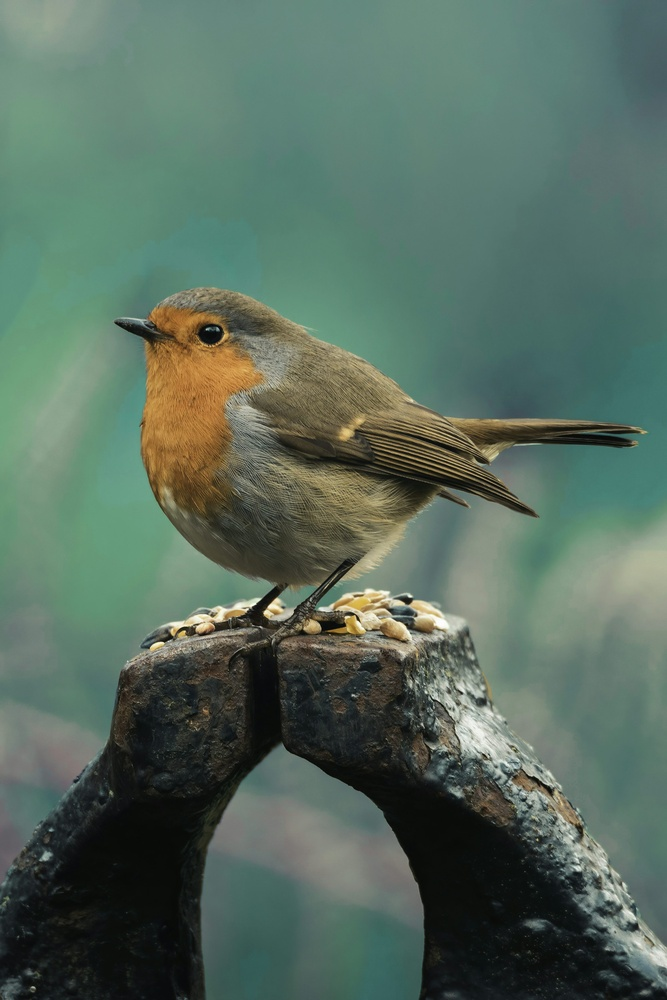
#> input picture images/bird.jpeg, 667 x 1000 px, shrunk from 3000 x 4501 before the run
$ python Activity_1.py   (older library calls are emulated)
#> lines starting #> are read from the running program, lines starting #| are printed output that depends on the picture
import cv2
import numpy as np
import matplotlib.pyplot as plt

# ------------------------------------------------------
# Helper Function: Display image using matplotlib
# ------------------------------------------------------
def display_image(title, image):
    """Displays an image with a given title using matplotlib."""
    plt.figure(figsize=(8, 8))

    # If image has only 2 dimensions, it’s grayscale
    if len(image.shape) == 2:
        plt.imshow(image, cmap='gray')
    else:
        # Convert BGR (OpenCV format) → RGB (matplotlib format)
        plt.imshow(cv2.cvtColor(image, cv2.COLOR_BGR2RGB))

    plt.title(title)
    plt.axis('off')  # Hide the axes
    plt.show()


# ------------------------------------------------------
# Main Function: Interactive Edge Detection & Filtering
# ------------------------------------------------------
def interactive_edge_detection(image_path):
    """Performs different image processing techniques interactively."""
#> called with image_path = '../images/bird.jpeg'

    # Load the image
    image = cv2.imread(image_path)
#> image is the input picture: shape (1000, 667, 3); mean B, G, R 94.8, 108, 87.5
    if image is None:
        print("❌ Error: Image not found!")
        return

    # Convert the image to grayscale
    gray_image = cv2.cvtColor(image, cv2.COLOR_BGR2GRAY)
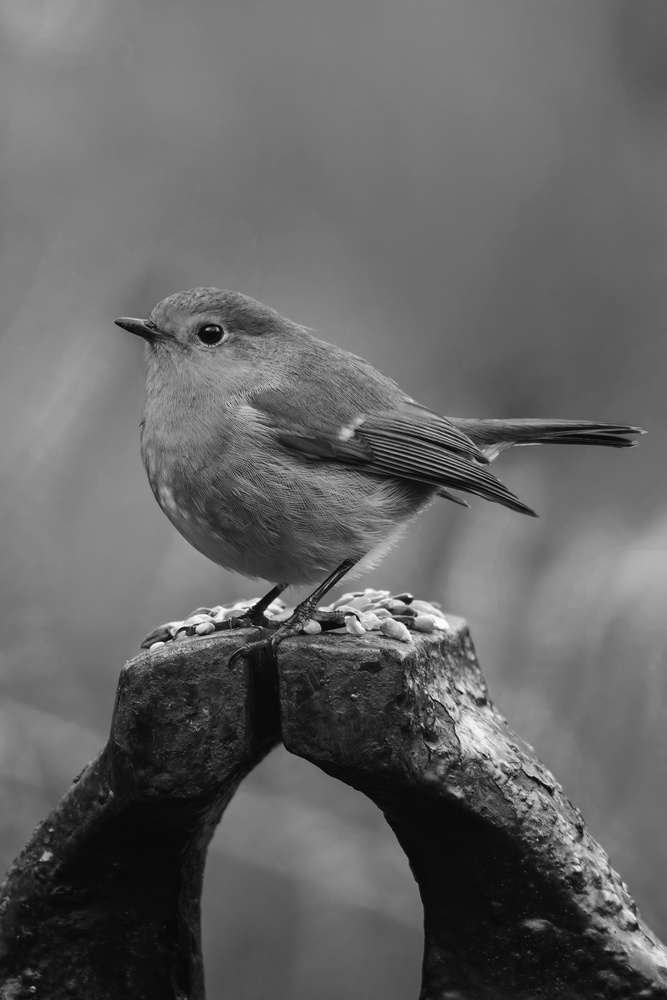
#> gray_image: shape (1000, 667); min 2, max 255, mean 100.3
    display_image("Original Grayscale Image", gray_image)

    # Display options
    print("Select an option:")
    print("1. Sobel Edge Detection")
    print("2. Canny Edge Detection")
    print("3. Laplacian Edge Detection")
    print("4. Gaussian Smoothing")
    print("5. Median Filtering")
    print("6. Exit")


    # Continuous loop for user choices
    while True:
        choice = input("Enter your choice (1–6): ")

        # ------------------------------------------------------
        # 1️⃣ Sobel Edge Detection
        # ------------------------------------------------------
        if choice == "1":
            # Detect edges along X (horizontal) and Y (vertical) directions
            sobelx = cv2.Sobel(gray_image, cv2.CV_64F, 1, 0, ksize=3)
            sobely = cv2.Sobel(gray_image, cv2.CV_64F, 0, 1, ksize=3)

            # Combine both directions into one edge image
            combined_sobel = cv2.bitwise_or(sobelx.astype(np.uint8), sobely.astype(np.uint8))
            display_image("Sobel Edge Detection", combined_sobel)

        # ------------------------------------------------------
        # 2️⃣ Canny Edge Detection
        # ------------------------------------------------------
        elif choice == "2":
            print("Adjust thresholds for Canny (default: 100 and 200)")
            lower_thresh = int(input("Enter lower threshold: "))
            upper_thresh = int(input("Enter upper threshold: "))

            if not lower_thresh or not upper_thresh:
                continue

            # Apply Canny algorithm
            edges = cv2.Canny(gray_image, lower_thresh, upper_thresh)
            display_image("Canny Edge Detection", edges)

        # ------------------------------------------------------
        # 3️⃣ Laplacian Edge Detection
        # ------------------------------------------------------
        elif choice == "3":
            # Detect edges using the Laplacian operator
            laplacian = cv2.Laplacian(gray_image, cv2.CV_64F)
            display_image("Laplacian Edge Detection", np.abs(laplacian).astype(np.uint8))

        # ------------------------------------------------------
        # 4️⃣ Gaussian Smoothing (Blurring)
        # ------------------------------------------------------
        elif choice == "4":
            print("Adjust kernel size for Gaussian blur (must be odd, default: 5)")
            kernel_size = int(input("Enter kernel size (odd number): "))

            # Apply Gaussian Blur (helps reduce noise)
            blurred = cv2.GaussianBlur(image, (kernel_size, kernel_size), 0)
            display_image("Gaussian Smoothed Image", blurred)

        # ------------------------------------------------------
        # 5️⃣ Median Filtering
        # ------------------------------------------------------
        elif choice == "5":
            print("Adjust kernel size for Median filtering (must be odd, default: 5)")
            kernel_size = int(input("Enter kernel size (odd number): "))

            # Apply Median Blur (good for salt-and-pepper noise)
            median_filtered = cv2.medianBlur(image, kernel_size)
            display_image("Median Filtered Image", median_filtered)

        # ------------------------------------------------------
        # 6️⃣ Exit
        # ------------------------------------------------------
        elif choice == "6":
            print("Exiting program...")
            break

        # ------------------------------------------------------
        # Invalid choice
        # ------------------------------------------------------
        else:
            print("⚠️ Invalid choice. Please select a number between 1 and 6.")
#> this loop made 7 passes; the answer given on pass 1: 1
#> pass 1, in interactive_edge_detection, `sobelx = cv2.Sobel(gray_image, cv2.CV_64F, 1, 0, ksize=3)`:
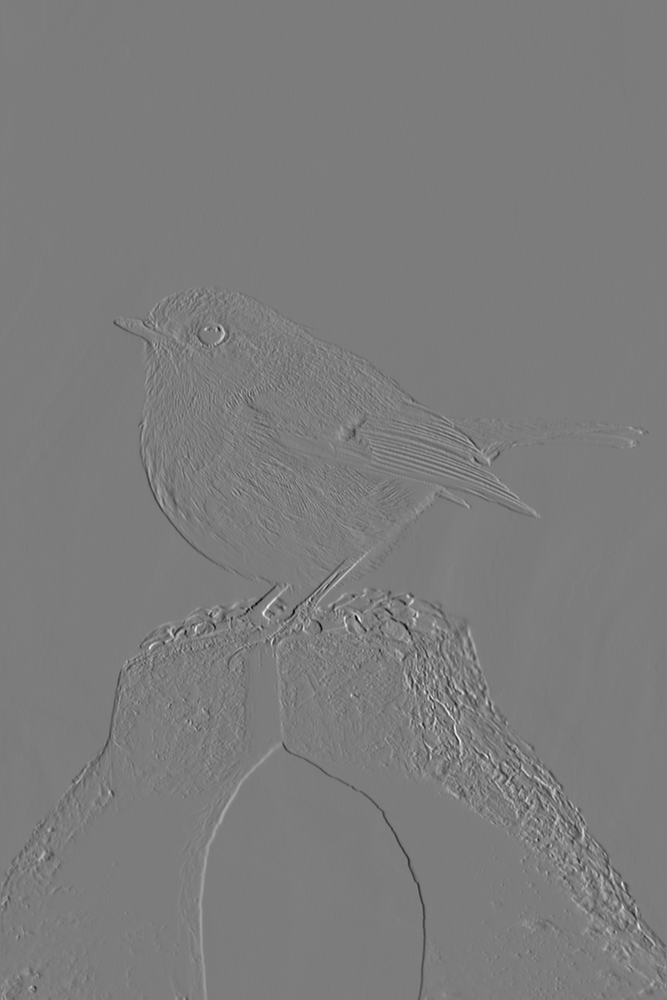
#> sobelx: shape (1000, 667) float64; min -704, max 736, mean 0; drawn with min black and max white
#> pass 1, in interactive_edge_detection, `sobely = cv2.Sobel(gray_image, cv2.CV_64F, 0, 1, ksize=3)`:
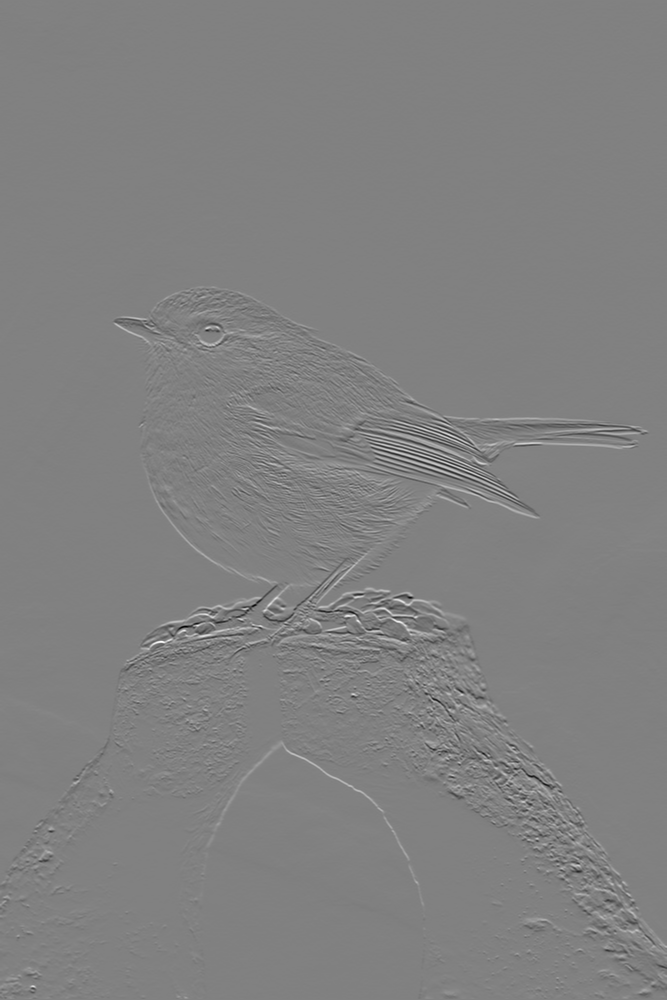
#> sobely: shape (1000, 667) float64; min -870, max 848, mean -0.6; drawn with min black and max white
#> pass 1, in interactive_edge_detection, `combined_sobel = cv2.bitwise_or(sobelx.astype(np.uint8), sobely.astype..`:
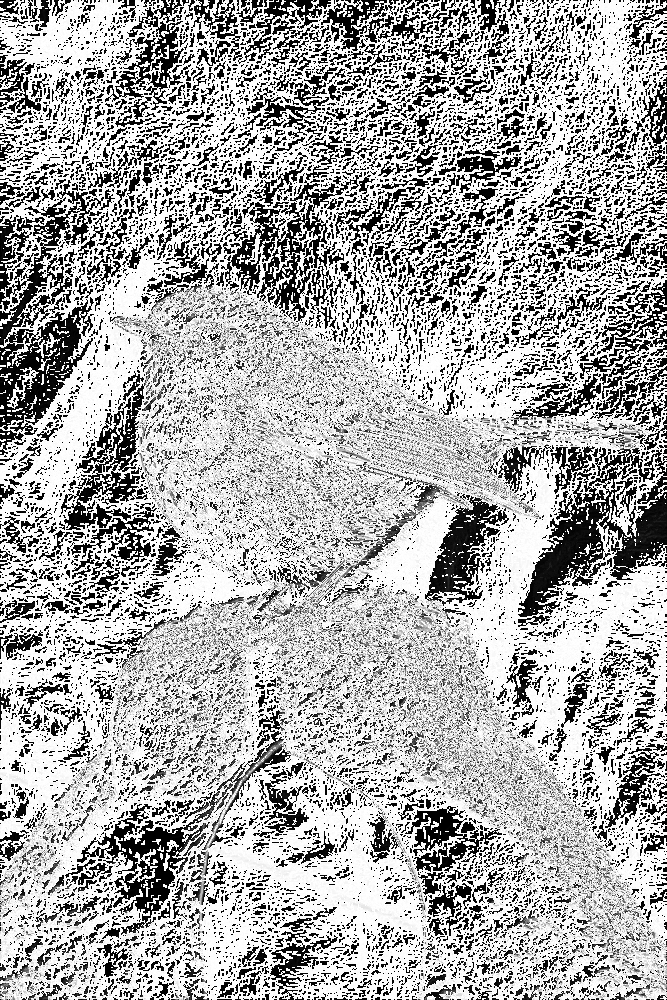
#> combined_sobel: shape (1000, 667); min 0, max 255, mean 172.3

# ------------------------------------------------------
# Run the program with an example image
# ------------------------------------------------------
#> (the run stopped early here; a loop or call above may not have finished)
